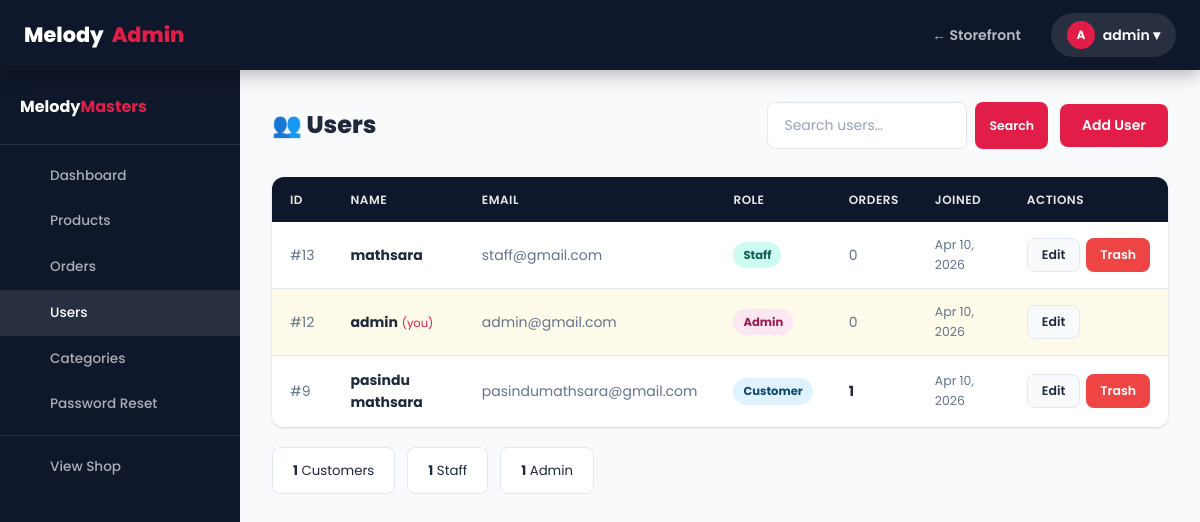
The app's page /admin/manage_users.php (signed in) with its own data.
### tables this page shows
CREATE TABLE `users` (
  `id` int(11) NOT NULL,
  `name` varchar(100) NOT NULL,
  `email` varchar(100) NOT NULL,
  `password` varchar(255) NOT NULL,
  `role` enum('admin','staff','customer') DEFAULT 'customer',
  `created_at` timestamp NOT NULL DEFAULT current_timestamp()
);

### includes/functions.php (called while the page is built, shortened)
<?php
function sanitize(string $data): string {
    return htmlspecialchars(strip_tags(trim($data)), ENT_QUOTES, 'UTF-8');
}
function formatDate(string $date): string {
    return date('M j, Y', strtotime($date));
}

### admin/manage_users.php (the view, shortened to what this page needs)
<?php
require_once '../includes/functions.php';
$search = trim($_GET['q'] ?? '');
$where  = '';
$sql  = "SELECT u.*, COUNT(o.id) AS order_count
         FROM users u
         LEFT JOIN orders o ON o.user_id=u.id
         $where
         GROUP BY u.id ORDER BY u.created_at DESC";
$stmt = $conn->prepare($sql);
$stmt->execute();
$users = $stmt->get_result();
require_once 'includes/admin_header.php';
?>
<div class="admin-header-bar">
  <h1 class="admin-title">👥 Users</h1>
  <div style="display:flex;gap:12px;align-items:center;">
    <form method="GET" style="display:flex;gap:8px;">
      <input type="text" name="q" class="form-control" style="width:200px;"
             value="<?php echo sanitize($search); ?>" placeholder="Search users…">
      <button type="submit" class="btn btn-primary btn-sm">Search</button>
    </form>
    <a href="?action=add" class="btn btn-primary">Add User</a>
  </div>
</div>
<div class="table-wrap">
  <table>
    <thead>
      <tr>
        <th>ID</th><th>Name</th><th>Email</th><th>Role</th>
        <th>Orders</th><th>Joined</th><th>Actions</th>
      </tr>
    </thead>
    <tbody>
      <?php while ($u = $users->fetch_assoc()): ?>
        <tr <?php echo $u['id']==$_SESSION['user_id'] ? 'style="background:#fffbeb;"' : ''; ?>>
          <td style="color:var(--muted);">#<?php echo $u['id']; ?></td>
          <td>
            <strong><?php echo sanitize($u['name']); ?></strong>
            <?php if ($u['id']==$_SESSION['user_id']): ?>
              <span style="font-size:.72rem;color:var(--accent);"> (you)</span>
            <?php endif; ?>
          </td>
          <td style="color:var(--muted);"><?php echo sanitize($u['email']); ?></td>
          <td><?php echo '<span class="badge badge-'.htmlspecialchars($u['role']).'">'.ucfirst($u['role']).'</span>'; ?></td>
          <td>
            <?php if ($u['order_count'] > 0): ?>
              <a href="<?php echo BASE_URL; ?>/admin/manage_orders.php" style="font-weight:700;">
                <?php echo $u['order_count']; ?>
              </a>
            <?php else: ?>
              <span style="color:var(--muted);">0</span>
            <?php endif; ?>
          </td>
          <td style="font-size:.78rem;color:var(--muted);"><?php echo formatDate($u['created_at']); ?></td>
          <td>
            <div style="display:flex;gap:6px;">
              <a href="?action=edit&id=<?php echo $u['id']; ?>" class="btn btn-ghost btn-sm">Edit</a>
              <?php if ($u['id'] != $_SESSION['user_id']): ?>
                <a href="?delete=<?php echo $u['id']; ?>"
                   class="btn btn-danger btn-sm"
                   onclick="return confirm('Delete this user and all their data?')">Trash</a>
              <?php endif; ?>
            </div>
          </td>
        </tr>
      <?php endwhile; ?>
    </tbody>
  </table>
</div>
<?php
  $adminCount    = $conn->query("SELECT COUNT(*) FROM users WHERE role='admin'")->fetch_row()[0];
  $staffCount    = $conn->query("SELECT COUNT(*) FROM users WHERE role='staff'")->fetch_row()[0];
  $customerCount = $conn->query("SELECT COUNT(*) FROM users WHERE role='customer'")->fetch_row()[0];
?>
<div style="display:flex;gap:12px;margin-top:20px;flex-wrap:wrap;">
  <div style="padding:12px 20px;background:#fff;border-radius:8px;border:1px solid var(--border);font-size:.83rem;">
    <strong><?php echo $customerCount; ?></strong> Customers
  </div>
  <div style="padding:12px 20px;background:#fff;border-radius:8px;border:1px solid var(--border);font-size:.83rem;">
    <strong><?php echo $staffCount; ?></strong> Staff
  </div>
  <div style="padding:12px 20px;background:#fff;border-radius:8px;border:1px solid var(--border);font-size:.83rem;">
    <strong><?php echo $adminCount; ?></strong> Admin<?php echo $adminCount!=1?'s':''; ?>
  </div>
</div>
<?php require_once 'includes/admin_footer.php'; ?>

### assets/css/style.css (style rules this page uses)
:root { --primary: #0f172a; --primary-light: #1e293b; --accent: #e11d48; --accent-dark: #be123c; --accent-light: #fef2f2; --bg: #f8fafc; --white: #ffffff; --text: #1e293b; --muted: #64748b; --border: #e2e8f0; --success: #10b981; --success-bg: #ecfdf5; --warning: #f59e0b; --warning-bg: #fffbeb; --danger: #ef4444; --danger-bg: #fef2f2; --info: #3b82f6; --info-bg: #eff6ff; --shadow: 0 1px 3px rgba(0,0,0,.10), 0 1px 2px rgba(0,0,0,.06); --shadow-md: 0 4px 12px rgba(0,0,0,.10); --shadow-lg: 0 10px 30px rgba(0,0,0,.12); --shadow-xl: 0 20px 50px rgba(0,0,0,.15); --radius: 12px; --radius-sm: 8px; --radius-lg: 20px; --radius-full: 9999px; --transition: all .22s ease; --nav-h: 70px; }
*, *::before, *::after { margin:0; padding:0; box-sizing:border-box; }
html { scroll-behavior:smooth; }
body { font-family:'Poppins',sans-serif; background:var(--bg); color:var(--text); line-height:1.6; min-height:100vh; display:flex; flex-direction:column; }
a { text-decoration:none; color:inherit; }
input,select,textarea,button { font-family:inherit; }
.btn { display:inline-flex; align-items:center; justify-content:center; gap:8px; padding:10px 22px; border-radius:var(--radius-sm); font-size:.875rem; font-weight:600; cursor:pointer; transition:var(--transition); border:none; white-space:nowrap; text-decoration:none; }
.btn-primary { background:var(--accent); color:#fff; }
.btn-ghost { background:var(--bg); color:var(--text); border:1px solid var(--border); }
.btn-danger { background:var(--danger); color:#fff; }
.btn-sm { padding:6px 14px; font-size:.78rem; }
.form-control { width:100%; padding:12px 16px; border:1.5px solid var(--border); border-radius:var(--radius-sm); font-size:.875rem; color:var(--text); background:#fff; transition:var(--transition); outline:none; }
.form-control::placeholder { color:#94a3b8; }
.table-wrap { overflow-x:auto; border-radius:var(--radius); box-shadow:var(--shadow); }
table { width:100%; border-collapse:collapse; background:#fff; }
thead th { background:var(--primary); color:rgba(255,255,255,.9); font-size:.75rem; font-weight:600; text-transform:uppercase; letter-spacing:.5px; padding:13px 18px; text-align:left; white-space:nowrap; }
tbody tr { border-bottom:1px solid var(--border); transition:var(--transition); }
tbody tr:last-child { border-bottom:none; }
tbody td { padding:13px 18px; font-size:.875rem; vertical-align:middle; }
.badge { display:inline-flex; align-items:center; padding:4px 10px; border-radius:var(--radius-full); font-size:.72rem; font-weight:700; }
.badge-admin { background:#fce7f3; color:#9d174d; }
.badge-staff { background:#ccfbf1; color:#115e59; }
.badge-customer { background:#e0f2fe; color:#0c4a6e; }
.admin-header-bar { display:flex; align-items:center; justify-content:space-between; margin-bottom:28px; flex-wrap:wrap; gap:12px; }
.admin-title { font-size:1.5rem; font-weight:800; }

### records on screen
users: id "13", name "mathsara", email "staff@gmail.com", role "Staff", shows "0", created_at "Apr 10, 2026"
users: id "12", name "admin", shows "(you)", email "admin@gmail.com", role "Admin", shows "0", created_at "Apr 10, 2026"
users: id "9", name "pasindu mathsara", email "pasindumathsara@gmail.com", role "Customer", order_count "1", created_at "Apr 10, 2026"

### other values on screen
substr($_SESSION['user_name'],0,1) "A"
explode(' ',$_SESSION['user_name'])[0] "admin"
$customerCount "1"
$staffCount "1"
$adminCount "1"
